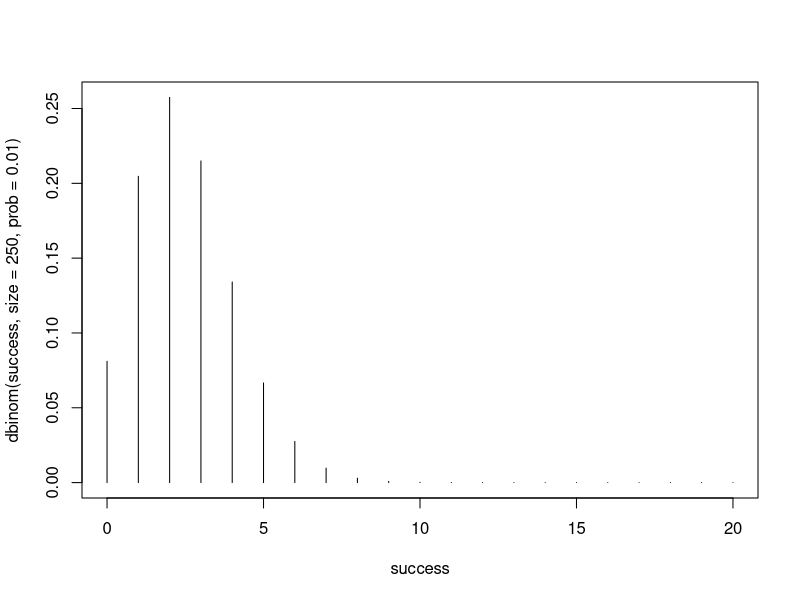
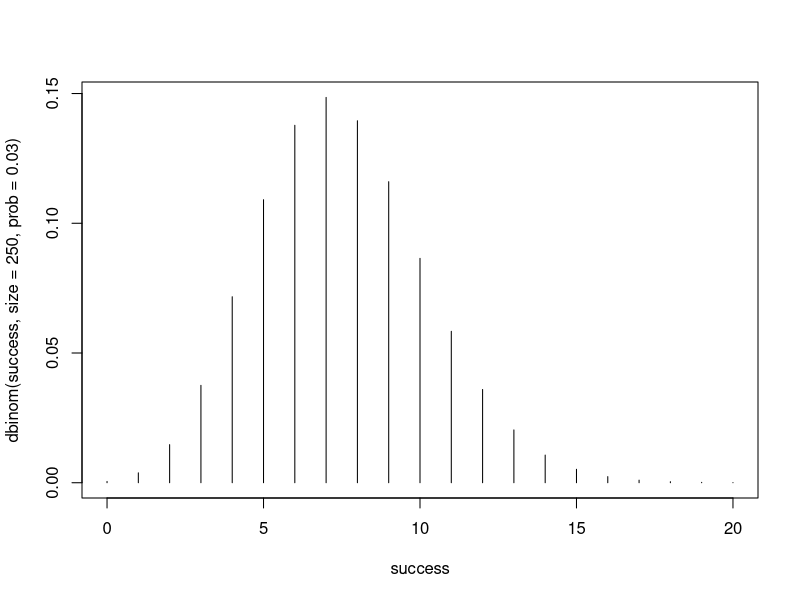

Here is the R script that generated these plots, in order:
success <- 0:20

plot(success, dbinom(success, size=250, prob=.01),type='h')

plot(success, dbinom(success, size=250, prob=.03),type='h')
